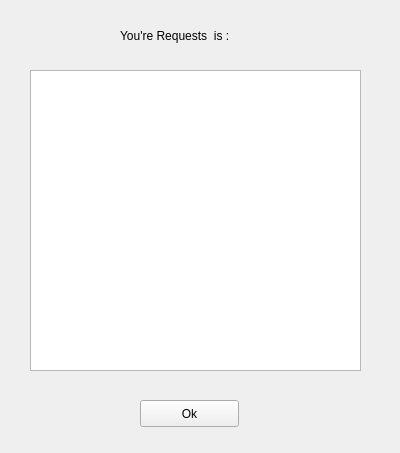
<?xml version="1.0" encoding="UTF-8"?>
<ui version="4.0">
 <class>ShowRequests</class>
 <widget class="QWidget" name="ShowRequests">
  <property name="geometry">
   <rect>
    <x>0</x>
    <y>0</y>
    <width>400</width>
    <height>453</height>
   </rect>
  </property>
  <property name="windowTitle">
   <string>Form</string>
  </property>
  <widget class="QTextBrowser" name="info">
   <property name="geometry">
    <rect>
     <x>30</x>
     <y>70</y>
     <width>331</width>
     <height>301</height>
    </rect>
   </property>
   <property name="autoFillBackground">
    <bool>false</bool>
   </property>
  </widget>
  <widget class="QPushButton" name="OkBtn">
   <property name="geometry">
    <rect>
     <x>140</x>
     <y>400</y>
     <width>99</width>
     <height>27</height>
    </rect>
   </property>
   <property name="text">
    <string>Ok</string>
   </property>
  </widget>
  <widget class="QLabel" name="label">
   <property name="geometry">
    <rect>
     <x>120</x>
     <y>20</y>
     <width>171</width>
     <height>31</height>
    </rect>
   </property>
   <property name="text">
    <string>You're Requests  is :</string>
   </property>
  </widget>
  <widget class="QLabel" name="label_2">
   <property name="geometry">
    <rect>
     <x>0</x>
     <y>0</y>
     <width>401</width>
     <height>461</height>
    </rect>
   </property>
   <property name="text">
    <string/>
   </property>
   <property name="pixmap">
    <pixmap>c4.jpg</pixmap>
   </property>
  </widget>
  <zorder>label_2</zorder>
  <zorder>info</zorder>
  <zorder>OkBtn</zorder>
  <zorder>label</zorder>
 </widget>
 <resources/>
 <connections/>
</ui>
